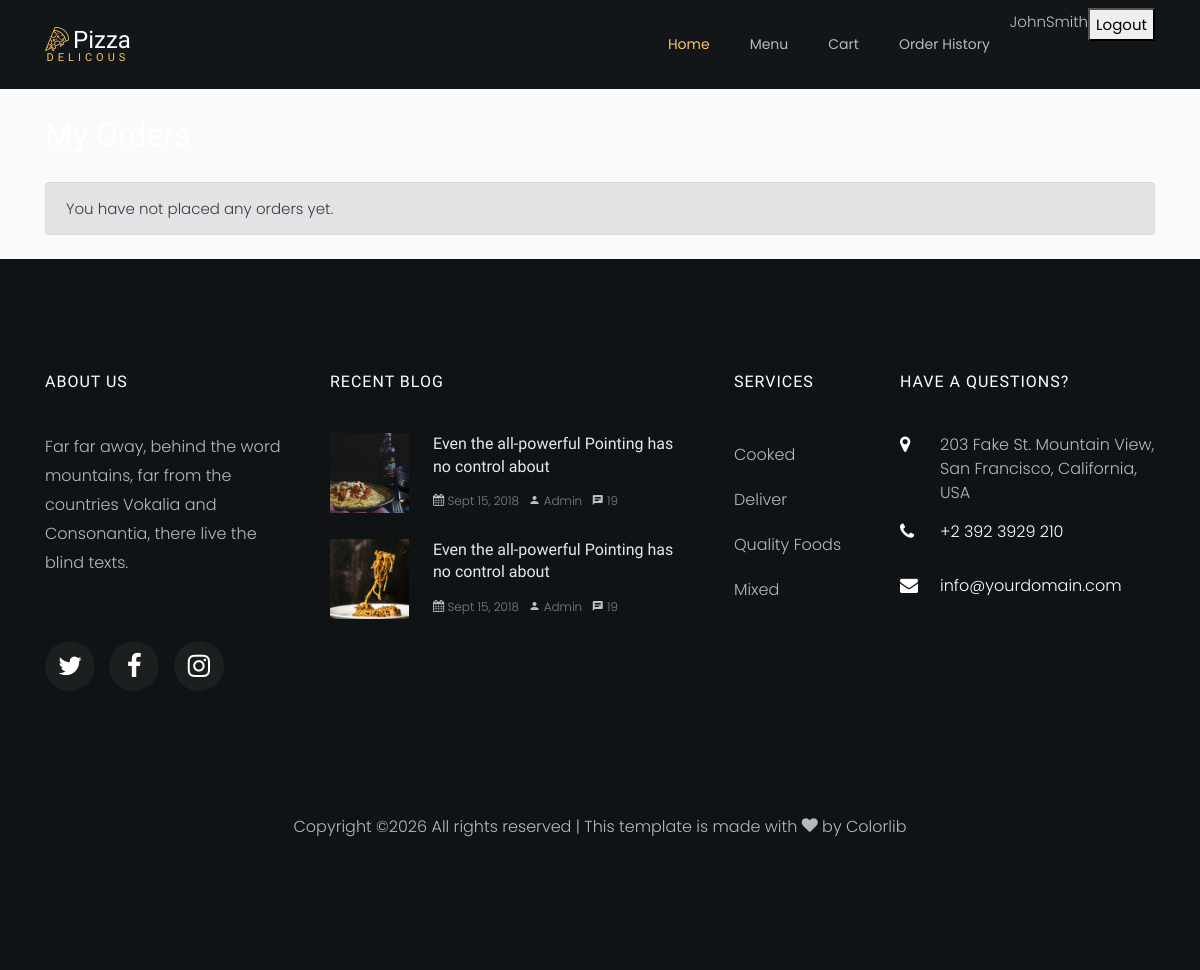
/orders/history/ (signed in), run on an earlier commit of the app's database.
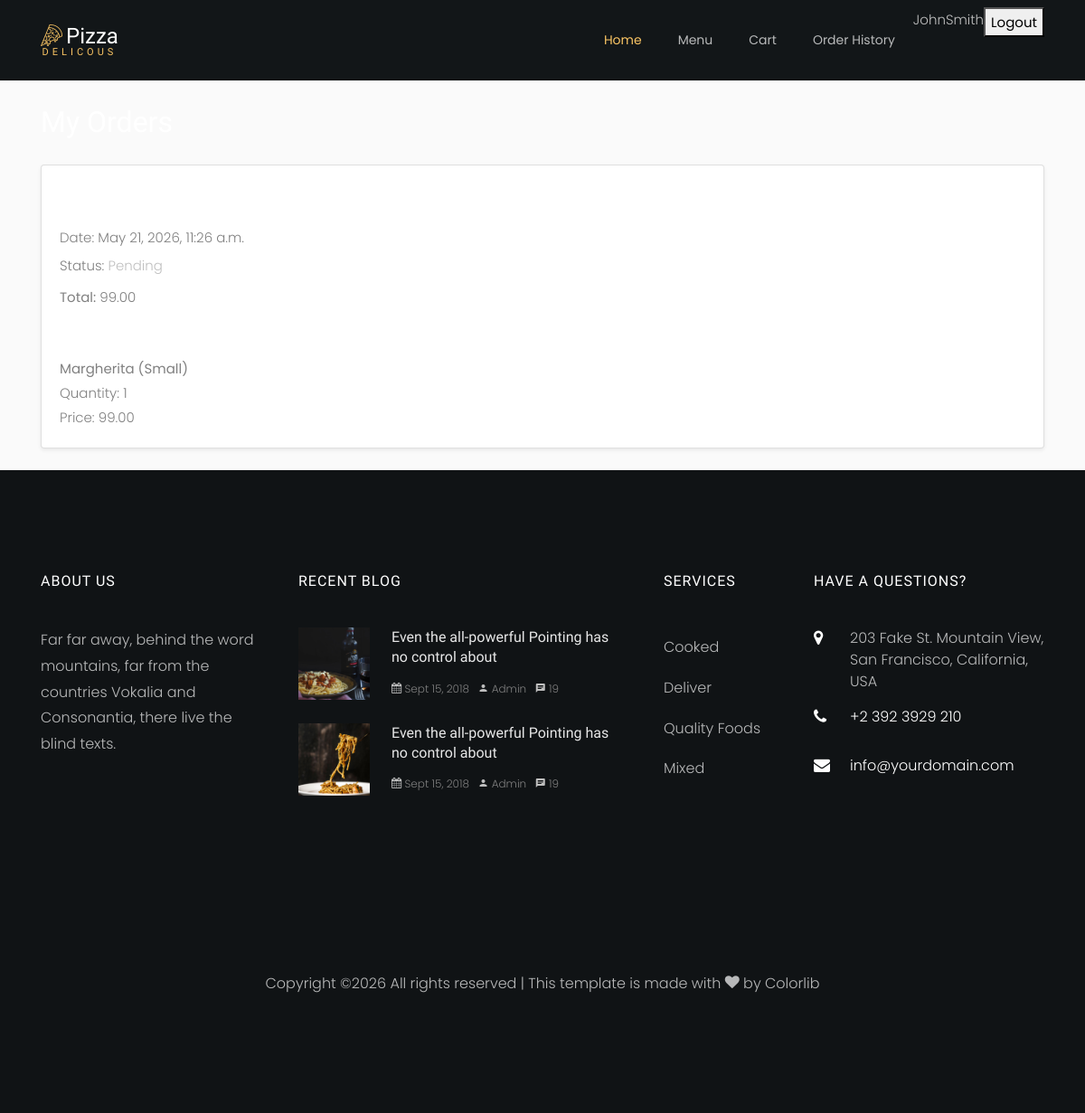
And on a later commit of the database.
### orders/models.py (models this page shows, shortened)
class Order(models.Model):
    STATUS_PENDING = "Pending"
    STATUS_PREPARING = "Preparing"
    STATUS_COMPLETED = "Completed"
    STATUS_CHOICES = [
        (STATUS_PENDING, "Pending"),
        (STATUS_PREPARING, "Preparing"),
        (STATUS_COMPLETED, "Completed"),
    ]
    user = models.ForeignKey(
        settings.AUTH_USER_MODEL,
        on_delete=models.CASCADE,
        related_name="orders"
    )
    created_at = models.DateTimeField(auto_now_add=True)
    total_price = models.DecimalField(max_digits=8, decimal_places=2, default=0.00)
    status = models.CharField(max_length=20, choices=STATUS_CHOICES, default=STATUS_PENDING)

class OrderItem(models.Model):
    order = models.ForeignKey(Order, on_delete=models.CASCADE, related_name="items")
    pizza = models.ForeignKey(Pizza, on_delete=models.SET_NULL, null=True, blank=True)
    drink = models.ForeignKey(Drink, on_delete=models.SET_NULL, null=True, blank=True)
    pizza_size = models.ForeignKey(PizzaSize, on_delete=models.SET_NULL, null=True, blank=True)
    selected_toppings = models.ManyToManyField(Topping, blank=True)
    quantity = models.PositiveIntegerField(default=1)
    item_name_snapshot = models.CharField(max_length=150)
    item_price_snapshot = models.DecimalField(max_digits=8, decimal_places=2)

### orders/views.py (the view)
# urls.py: path("history/", views.order_history, name="order_history"),
@login_required
def order_history(request):
    orders = Order.objects.filter(user=request.user).order_by("-created_at")
    return render(request, "orders/order_history.html", {"orders": orders})

### orders/templates/orders/order_history.html (shortened to what this page needs)
{% extends "base.html" %}
{% block content %}
    <h2 class="mb-4">My Orders</h2>
    {% if orders %}
        {% for order in orders %}
            <div class="card mb-3 shadow-sm">
                <div class="card-body">
                    <h4 class="card-title">Order #{{ order.id }}</h4>
                    <p class="meta-text mb-1">Date: {{ order.created_at }}</p>
                    <p class="mb-2">
                        Status:
                        <span class="status-badge order-status-{{ order.status|lower }}">
                            {{ order.status }}
                        </span>
                    </p>
                    <p class="mb-3"><strong>Total:</strong> {{ order.total_price }}</p>
                    <h5 class="section-title">Items</h5>
                    {% for item in order.items.all %}
                        <div class="item-box">
                            <strong>{{ item.item_name_snapshot }}</strong><br>
                            Quantity: {{ item.quantity }}<br>
                            Price: {{ item.item_price_snapshot }}
                        </div>
                    {% empty %}
                        <p>No items in this order.</p>
                    {% endfor %}
                </div>
            </div>
        {% endfor %}
    {% else %}
        <div class="alert alert-secondary">You have not placed any orders yet.</div>
    {% endif %}
{% endblock %}

### templates/base.html (shortened to what this page needs)
{% load static %}
<!DOCTYPE html>
<html lang="en">
<head>
    <link rel="stylesheet" href="{% static 'pizza_template/css/open-iconic-bootstrap.min.css' %}">
    <link rel="stylesheet" href="{% static 'pizza_template/css/animate.css' %}">
    <link rel="stylesheet" href="{% static 'pizza_template/css/owl.carousel.min.css' %}">
    <link rel="stylesheet" href="{% static 'pizza_template/css/owl.theme.default.min.css' %}">
    <link rel="stylesheet" href="{% static 'pizza_template/css/magnific-popup.css' %}">
    <link rel="stylesheet" href="{% static 'pizza_template/css/aos.css' %}">
    <link rel="stylesheet" href="{% static 'pizza_template/css/ionicons.min.css' %}">
    <link rel="stylesheet" href="{% static 'pizza_template/css/bootstrap-datepicker.css' %}">
    <link rel="stylesheet" href="{% static 'pizza_template/css/jquery.timepicker.css' %}">
    <link rel="stylesheet" href="{% static 'pizza_template/css/flaticon.css' %}">
    <link rel="stylesheet" href="{% static 'pizza_template/css/icomoon.css' %}">
    <link rel="stylesheet" href="{% static 'pizza_template/css/style.css' %}">
</head>
<body class="bg-light">
      	<nav class="navbar navbar-expand-lg navbar-dark ftco_navbar bg-dark ftco-navbar-light" id="ftco-navbar">
            <div class="container">
                  <a class="navbar-brand" href="index.html"><span class="flaticon-pizza-1 mr-1"></span>Pizza<br><small>Delicous</small></a>
              <div class="collapse navbar-collapse" id="ftco-nav">
                <ul class="navbar-nav ml-auto">
                  <li class="nav-item active"><a href="{% url 'menu:home' %}" class="nav-link">Home</a></li>
                  <li class="nav-item"><a href="{% url 'menu:menu_list' %}" class="nav-link">Menu</a></li>
                  <li class="nav-item"><a href="{% url 'orders:cart' %}" class="nav-link">Cart</a></li>
                  <li class="nav-item"><a href="{% url 'orders:order_history' %}" class="nav-link">Order History</a></li>
                    {% if user.is_authenticated %}
                        <span>{{ user.username }}</span>
                        <form action="{% url 'accounts:logout' %}" method="post" style="display:inline;">
                            <button type="submit">Logout</button>
                        </form>
                    {% else %}
                        <a href="{% url 'accounts:login' %}">Login</a>
                        <a href="{% url 'accounts:register' %}">Register</a>
                    {% endif %}
                </ul>
              </div>
		    </div>
        </nav>
    <div class="container my-4">
        {% block content %}
        {% endblock %}
    </div>
<footer class="ftco-footer ftco-section img">
      <div class="container">
        <div class="row mb-5">
          <div class="col-lg-3 col-md-6 mb-5 mb-md-5">
            <div class="ftco-footer-widget mb-4">
              <h2 class="ftco-heading-2">About Us</h2>
              <p>Far far away, behind the word mountains, far from the countries Vokalia and Consonantia, there live the blind texts.</p>
              <ul class="ftco-footer-social list-unstyled float-md-left float-lft mt-5">
                <li class="ftco-animate"><a href="#"><span class="icon-twitter"></span></a></li>
                <li class="ftco-animate"><a href="#"><span class="icon-facebook"></span></a></li>
                <li class="ftco-animate"><a href="#"><span class="icon-instagram"></span></a></li>
              </ul>
            </div>
          </div>
          <div class="col-lg-4 col-md-6 mb-5 mb-md-5">
            <div class="ftco-footer-widget mb-4">
              <h2 class="ftco-heading-2">Recent Blog</h2>
              <div class="block-21 mb-4 d-flex">
                <a class="blog-img mr-4" style="background-image: url({% static 'pizza_template/images/image_1.jpg' %}"></a>
                <div class="text">
                  <h3 class="heading"><a href="#">Even the all-powerful Pointing has no control about</a></h3>
                  <div class="meta">
                    <div><a href="#"><span class="icon-calendar"></span> Sept 15, 2018</a></div>
                    <div><a href="#"><span class="icon-person"></span> Admin</a></div>
                    <div><a href="#"><span class="icon-chat"></span> 19</a></div>
                  </div>
                </div>
              </div>
              <div class="block-21 mb-4 d-flex">
                <a class="blog-img mr-4" style="background-image: url({% static 'pizza_template/images/image_2.jpg' %}"></a>
                <div class="text">
                  <h3 class="heading"><a href="#">Even the all-powerful Pointing has no control about</a></h3>
                  <div class="meta">
                    <div><a href="#"><span class="icon-calendar"></span> Sept 15, 2018</a></div>
                    <div><a href="#"><span class="icon-person"></span> Admin</a></div>
                    <div><a href="#"><span class="icon-chat"></span> 19</a></div>
                  </div>
                </div>
              </div>
            </div>
          </div>
          <div class="col-lg-2 col-md-6 mb-5 mb-md-5">
             <div class="ftco-footer-widget mb-4 ml-md-4">
              <h2 class="ftco-heading-2">Services</h2>
              <ul class="list-unstyled">
                <li><a href="#" class="py-2 d-block">Cooked</a></li>
                <li><a href="#" class="py-2 d-block">Deliver</a></li>
                <li><a href="#" class="py-2 d-block">Quality Foods</a></li>
                <li><a href="#" class="py-2 d-block">Mixed</a></li>
              </ul>
            </div>
          </div>
          <div class="col-lg-3 col-md-6 mb-5 mb-md-5">
            <div class="ftco-footer-widget mb-4">
            	<h2 class="ftco-heading-2">Have a Questions?</h2>
            	<div class="block-23 mb-3">
	              <ul>
	                <li><span class="icon icon-map-marker"></span><span class="text">203 Fake St. Mountain View, San Francisco, California, USA</span></li>
	                <li><a href="#"><span class="icon icon-phone"></span><span class="text">+2 392 3929 210</span></a></li>
	                <li><a href="#"><span class="icon icon-envelope"></span><span class="text">info@yourdomain.com</span></a></li>
	              </ul>
	            </div>
            </div>
          </div>
        </div>
        <div class="row">
          <div class="col-md-12 text-center">
            <p>
  Copyright &copy;<script>document.write(new Date().getFullYear());</script> All rights reserved | This template is made with <i class="icon-heart" aria-hidden="true"></i> by <a href="https://colorlib.com" target="_blank">Colorlib</a>
  </p>
          </div>
        </div>
      </div>
    </footer>
</body>
</html>

### static/pizza_template/css/icomoon.css (style rules this page uses)
[class^="icon-"], [class*=" icon-"] { font-family: 'icomoon' !important; speak: none; font-style: normal; font-weight: normal; font-variant: normal; text-transform: none; line-height: 1; -webkit-font-smoothing: antialiased; -moz-osx-font-smoothing: grayscale; }
.icon-heart:before { content: "\f004"; }
.icon-map-marker:before { content: "\f041"; }
.icon-calendar:before { content: "\f073"; }
.icon-phone:before { content: "\f095"; }
.icon-envelope:before { content: "\f0e0"; }
.icon-chat:before { content: "\e0b7"; }
.icon-person:before { content: "\e7fd"; }

What changed in the data, as far as the page shows it:
added Order: created_at "May 21, 2026, 11:26 a.m.", status "Pending", total_price "99.00"
added OrderItem: item_name_snapshot "Margherita (Small)", quantity "1", item_price_snapshot "99.00"
Also different on the page:
text no longer shown: "You have not placed any orders yet."
